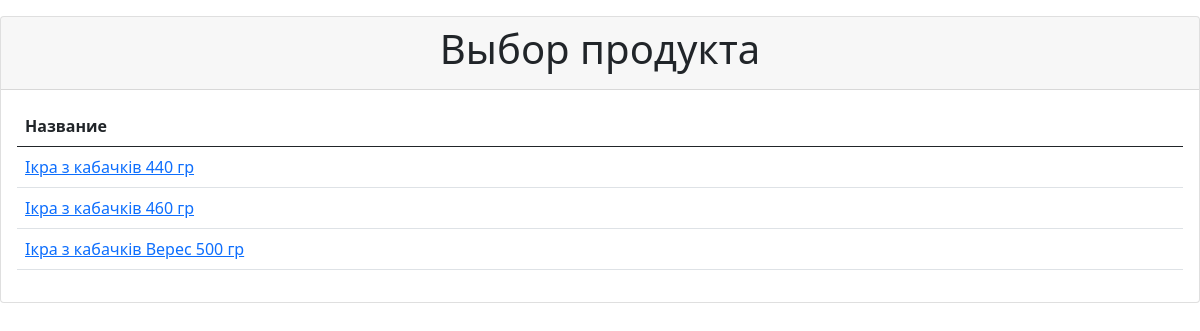
Page /products?subcategory_id=11 on the committed database.
### tables this page shows
CREATE TABLE Product (
            id INTEGER PRIMARY KEY AUTOINCREMENT,
            name TEXT,
            url TEXT,
            subcategory_id INTEGER,
            FOREIGN KEY (subcategory_id) REFERENCES Subcategory(id)
        );

### app.py (the view)
@app.route("/products")
def products():
    subcategory_id = request.args.get("subcategory_id")
    products = get_products(subcategory_id)
    return render_template("products.html", products=products)

### app.py (called while the page is built)
def get_products(subcategory_id):
    conn = sqlite3.connect(DATABASE)
    cursor = conn.cursor()
    cursor.execute("SELECT * FROM Product WHERE subcategory_id = ?", (subcategory_id,))
    products = cursor.fetchall()
    conn.close()
    return products

### templates/products.html (shortened to what this page needs)
<!DOCTYPE html>
<html>
<head>
    <link href="https://cdn.jsdelivr.net/npm/bootstrap@5.0.2/dist/css/bootstrap.min.css" rel="stylesheet">
</head>
<body>
    <div id="main">
    <div class="card">
        <div class="card-header">
            <h1 class="text-center">Выбор продукта</h1>
        </div>
        <div class="card-content">
            <div class="card-body">
                <div class="table-responsive">
                    <table class="table table-hover">
                        <thead>
                            <tr>
                                <th>Название</th>
                            </tr>
                        </thead>
                        <tbody>
                            {% for product in products %}
                            <tr>
                                <td><a href="/short_term_prices?product_id={{ product[0] }}">{{ product[1] }}</a></td>
                            </tr>
                            {% endfor %}
                        </tbody>
                </div>
            </div>
        </div>
</body>
</html>

### rows in the picture
Product: name "Ікра з кабачків 440 гр"
Product: name "Ікра з кабачків 460 гр"
Product: name "Ікра з кабачків Верес 500 гр"
